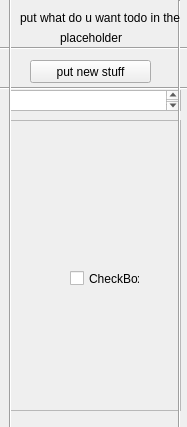
<?xml version="1.0" encoding="UTF-8"?>
<ui version="4.0">
 <class>Widget</class>
 <widget class="QWidget" name="Widget">
  <property name="geometry">
   <rect>
    <x>0</x>
    <y>0</y>
    <width>187</width>
    <height>427</height>
   </rect>
  </property>
  <property name="windowTitle">
   <string>Widget</string>
  </property>
  <widget class="QFrame" name="todoframe">
   <property name="geometry">
    <rect>
     <x>10</x>
     <y>120</y>
     <width>171</width>
     <height>291</height>
    </rect>
   </property>
   <property name="frameShape">
    <enum>QFrame::Shape::StyledPanel</enum>
   </property>
   <property name="frameShadow">
    <enum>QFrame::Shadow::Raised</enum>
   </property>
   <widget class="QCheckBox" name="checkBox">
    <property name="geometry">
     <rect>
      <x>60</x>
      <y>150</y>
      <width>70</width>
      <height>17</height>
     </rect>
    </property>
    <property name="text">
     <string>CheckBox</string>
    </property>
   </widget>
  </widget>
  <widget class="QPlainTextEdit" name="newvalue">
   <property name="geometry">
    <rect>
     <x>10</x>
     <y>90</y>
     <width>171</width>
     <height>21</height>
    </rect>
   </property>
   <property name="statusTip">
    <string/>
   </property>
   <property name="whatsThis">
    <string/>
   </property>
  </widget>
  <widget class="QPushButton" name="criar">
   <property name="geometry">
    <rect>
     <x>30</x>
     <y>60</y>
     <width>121</width>
     <height>23</height>
    </rect>
   </property>
   <property name="text">
    <string>put new stuff</string>
   </property>
  </widget>
  <widget class="Line" name="line">
   <property name="geometry">
    <rect>
     <x>0</x>
     <y>40</y>
     <width>191</width>
     <height>16</height>
    </rect>
   </property>
   <property name="orientation">
    <enum>Qt::Orientation::Horizontal</enum>
   </property>
  </widget>
  <widget class="Line" name="line_2">
   <property name="geometry">
    <rect>
     <x>0</x>
     <y>80</y>
     <width>191</width>
     <height>16</height>
    </rect>
   </property>
   <property name="orientation">
    <enum>Qt::Orientation::Horizontal</enum>
   </property>
  </widget>
  <widget class="Line" name="line_3">
   <property name="geometry">
    <rect>
     <x>0</x>
     <y>-10</y>
     <width>20</width>
     <height>451</height>
    </rect>
   </property>
   <property name="orientation">
    <enum>Qt::Orientation::Vertical</enum>
   </property>
  </widget>
  <widget class="Line" name="line_4">
   <property name="geometry">
    <rect>
     <x>159</x>
     <y>0</y>
     <width>41</width>
     <height>431</height>
    </rect>
   </property>
   <property name="orientation">
    <enum>Qt::Orientation::Vertical</enum>
   </property>
  </widget>
  <widget class="QLabel" name="label">
   <property name="geometry">
    <rect>
     <x>20</x>
     <y>10</y>
     <width>161</width>
     <height>16</height>
    </rect>
   </property>
   <property name="text">
    <string>put what do u want todo in the</string>
   </property>
  </widget>
  <widget class="QLabel" name="label_2">
   <property name="geometry">
    <rect>
     <x>60</x>
     <y>30</y>
     <width>91</width>
     <height>16</height>
    </rect>
   </property>
   <property name="text">
    <string>placeholder</string>
   </property>
  </widget>
 </widget>
 <resources/>
 <connections/>
</ui>
